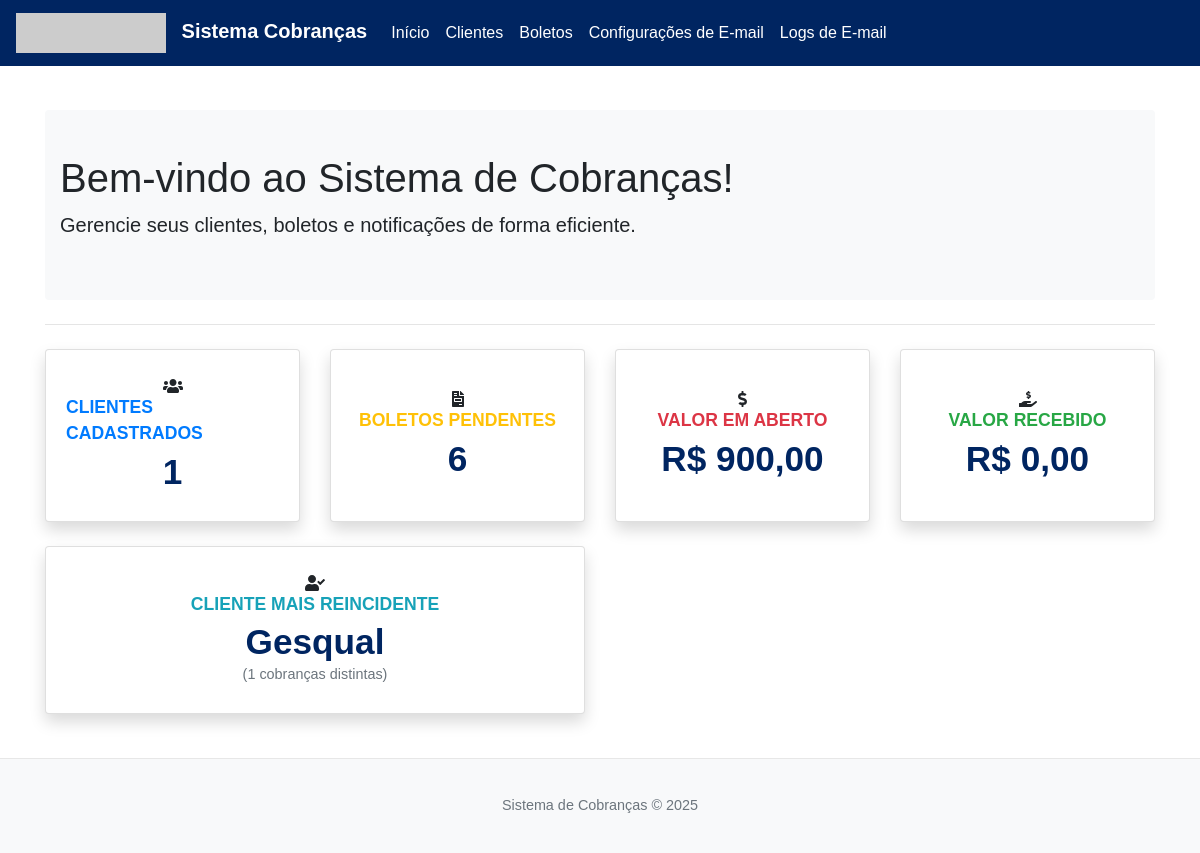
Before: / with the older database file.
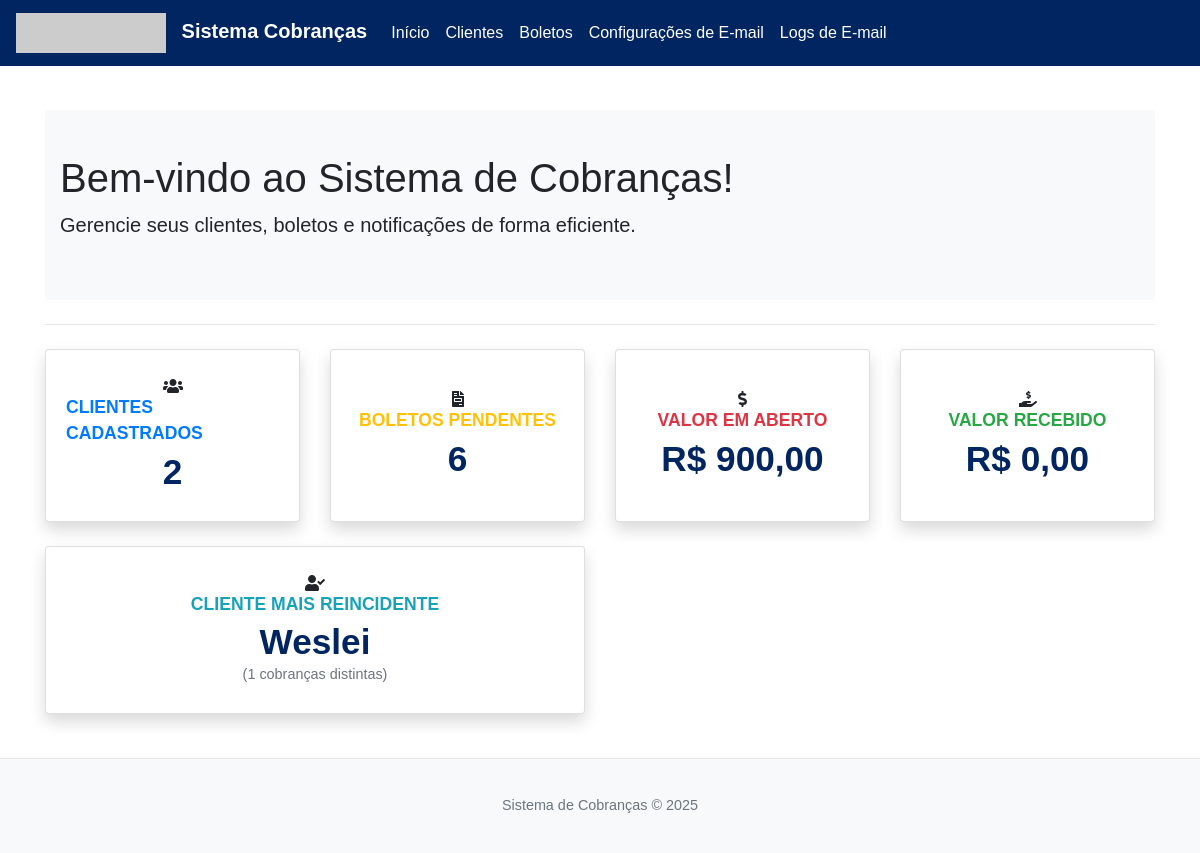
After: the same page with the newer database file.
### database.py (models this page shows, shortened)
class Cliente(db.Model):
    __tablename__ = 'cliente'
    id = db.Column(db.Integer, primary_key=True)
    public_id = db.Column(db.String(36), unique=True, nullable=False)
    nome = db.Column(db.String(150), nullable=False)
    email_principal = db.Column(db.String(120), unique=True, nullable=True)
    telefone_principal = db.Column(db.String(20), nullable=True)
    contatos = db.relationship('Contato', backref='cliente', lazy=True, cascade="all, delete-orphan")
    boletos = db.relationship('Boleto', backref='cliente', lazy=True, cascade="all, delete-orphan")
    __table_args__ = (Index('ix_cliente_public_id', 'public_id'),)

### app.py (the view)
@main_bp.route('/')
def index():
    total_clientes = Cliente.query.count()
    valor_boletos_aberto = db.session.query(func.sum(Boleto.valor)).filter(Boleto.status == 'pendente').scalar() or 0.0
    valor_boletos_pagos = db.session.query(func.sum(Boleto.valor)).filter(Boleto.status == 'pago').scalar() or 0.0
    cliente_reincidente_data = db.session.query(
        Cliente.nome,
        func.count(func.distinct(Boleto.grupo_replicacao_id)).label('num_cobrancas_distintas')
    ).join(Boleto, Cliente.id == Boleto.cliente_id)\
     .group_by(Cliente.id, Cliente.nome)\
     .order_by(desc('num_cobrancas_distintas'))\
     .first()
    cliente_mais_reincidente_nome = "N/D"
    num_cobrancas_reincidente = 0
    if cliente_reincidente_data:
        cliente_mais_reincidente_nome = cliente_reincidente_data[0]
        num_cobrancas_reincidente = cliente_reincidente_data[1]
    total_boletos_pendentes_contagem = Boleto.query.filter_by(status='pendente').count()
    return render_template('index.html',
                           total_clientes=total_clientes,
                           total_boletos_pendentes=total_boletos_pendentes_contagem,
                           valor_boletos_aberto=valor_boletos_aberto,
                           valor_boletos_pagos=valor_boletos_pagos,
                           cliente_mais_reincidente_nome=cliente_mais_reincidente_nome,
                           num_cobrancas_reincidente=num_cobrancas_reincidente)

### database.py (called while the page is built)
@event.listens_for(Engine, "connect")
def _set_sqlite_pragma(dbapi_connection, connection_record):
    if isinstance(dbapi_connection, SQLite3Connection):
        cursor = dbapi_connection.cursor()
        cursor.execute("PRAGMA foreign_keys=ON;")
        cursor.close()

### templates/index.html (shortened to what this page needs)
{% extends "base.html" %}
{% block head_extra %}
<link rel="stylesheet" href="https://cdnjs.cloudflare.com/ajax/libs/font-awesome/5.15.3/css/all.min.css">
{% endblock %}
{% block content %}
<div class="jumbotron_custom py-4 mb-4 bg-light rounded">
    <div class="container">
        <h1 class="display-5">Bem-vindo ao Sistema de Cobranças!</h1>
        <p class="lead">Gerencie seus clientes, boletos e notificações de forma eficiente.</p>
    </div>
</div>
<hr class="my-4">
<div class="row">
    <div class="col-xl-3 col-md-6 mb-4">
        <div class="card border-left-primary shadow h-100 py-2 dashboard-card">
            <div class="card-body">
                <i class="fas fa-users"></i>
                <div class="text-xs font-weight-bold text-primary text-uppercase mb-1 card-title">Clientes Cadastrados</div>
                <div class="h5 mb-0 font-weight-bold text-gray-800 card-text-value">{{ total_clientes if total_clientes is not none else 0 }}</div>
            </div>
        </div>
    </div>
    <div class="col-xl-3 col-md-6 mb-4">
        <div class="card border-left-warning shadow h-100 py-2 dashboard-card">
            <div class="card-body">
                <i class="fas fa-file-invoice"></i>
                <div class="text-xs font-weight-bold text-warning text-uppercase mb-1 card-title">Boletos Pendentes</div>
                <div class="h5 mb-0 font-weight-bold text-gray-800 card-text-value">{{ total_boletos_pendentes if total_boletos_pendentes is not none else 0 }}</div>
            </div>
        </div>
    </div>
    <div class="col-xl-3 col-md-6 mb-4">
        <div class="card border-left-danger shadow h-100 py-2 dashboard-card">
            <div class="card-body">
                <i class="fas fa-dollar-sign"></i>
                <div class="text-xs font-weight-bold text-danger text-uppercase mb-1 card-title">Valor em Aberto</div>
                <div class="h5 mb-0 font-weight-bold text-gray-800 card-text-value">R$ {{ "%.2f"|format(valor_boletos_aberto|float)|replace('.', ',') }}</div>
            </div>
        </div>
    </div>
    <div class="col-xl-3 col-md-6 mb-4">
        <div class="card border-left-success shadow h-100 py-2 dashboard-card">
            <div class="card-body">
                <i class="fas fa-hand-holding-usd"></i>
                <div class="text-xs font-weight-bold text-success text-uppercase mb-1 card-title">Valor Recebido</div>
                <div class="h5 mb-0 font-weight-bold text-gray-800 card-text-value">R$ {{ "%.2f"|format(valor_boletos_pagos|float)|replace('.', ',') }}</div>
            </div>
        </div>
    </div>
</div>
<div class="row">
    <div class="col-xl-6 col-md-6 mb-4">
        <div class="card border-left-info shadow h-100 py-2 dashboard-card">
            <div class="card-body">
                <i class="fas fa-user-check"></i>
                <div class="text-xs font-weight-bold text-info text-uppercase mb-1 card-title">Cliente Mais Reincidente</div>
                <div class="h5 mb-0 font-weight-bold text-gray-800 card-text-value">{{ cliente_mais_reincidente_nome }}</div>
                <div class="text-xs text-muted card-text-detail"> ({{ num_cobrancas_reincidente }} cobranças distintas)</div>
            </div>
        </div>
    </div>
</div>
{% endblock %}

Changed rows visible on the page:
changed Cliente: nome "Gesqual" → "Weslei"
Other visible differences:
{{ total_clientes if total_clientes is not none else 0 }}: "1" → "2"
